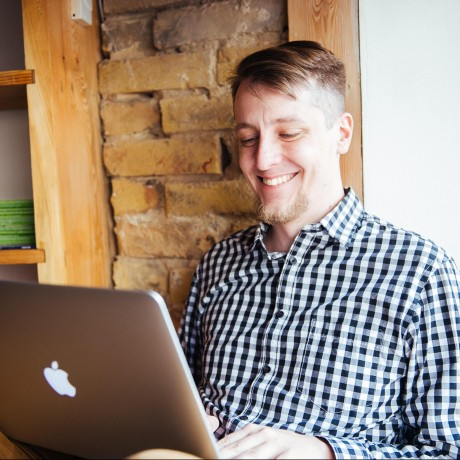
#> input picture assets/portrait-source.jpg, 460 x 460 px
$ python -i render_profile.py   (imports and definitions only)
#> lines starting #> are read from the running program, lines starting #| are printed output that depends on the picture; after the words box and inside, x2 and y2 are one past the last pixel; in counts of white or black regions, pixels touching at a corner belong together
"""Render repository-owned SVG profile assets; only the portrait needs Pillow."""

import argparse
import datetime as dt
import html
from html.parser import HTMLParser
import json
import math
from pathlib import Path
import urllib.request

ROOT = Path(__file__).resolve().parents[1]
ASSETS = ROOT / "assets"
INK, PANEL, LINE = "#0d141b", "#121e28", "#293b48"
WHITE, MUTED, LIME, CYAN = "#edf3ee", "#95aab5", "#ccfa73", "#76d9e3"
FONT = "ui-monospace,SFMono-Regular,Menlo,Consolas,monospace"


def text(x, y, value, size=16, color=WHITE, extra=""):
    return f'<text x="{x}" y="{y}" fill="{color}" font-size="{size}" {extra}>{html.escape(value)}</text>'


# [13 lines left out: function svg, not called in this run]


def write(name, content):
    (ASSETS / name).write_text(content, encoding="utf-8")


def portrait_rows(source):
#> called with source = '../assets/portrait-source.jpg'
    from PIL import Image, ImageDraw, ImageOps

    with Image.open(source) as image:
#> image is the input picture: PIL image 460x460 RGB; mean R, G, B 152.5, 135.1, 121.1
        image = ImageOps.exif_transpose(image).convert("L")
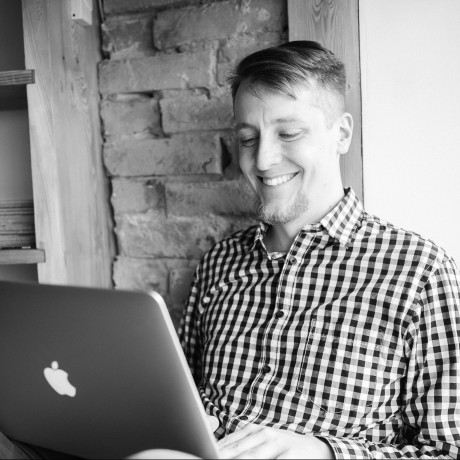
#> image: PIL image 460x460 L; min 1, max 255, mean 138.7
        w, h = image.size
#> w = 460; h = 460
        # A hand-traced silhouette for this particular avatar, not a general
        # background-removal algorithm. Update the trace when replacing it.
        mask = Image.new("L",image.size)
#> mask: PIL image 460x460 L; every value is 0
        outline = [(235,45),(287,36),(334,48),(351,80),(354,132),(344,163),
                   (343,198),(386,225),(423,268),(438,331),(180,331),
                   (185,290),(214,237),(233,217),(252,211),(247,196),
                   (235,178),(226,151),(229,125),(228,95)]
        ImageDraw.Draw(mask).polygon([(round(x*w/460),round(y*h/460)) for x,y in outline],fill=255)
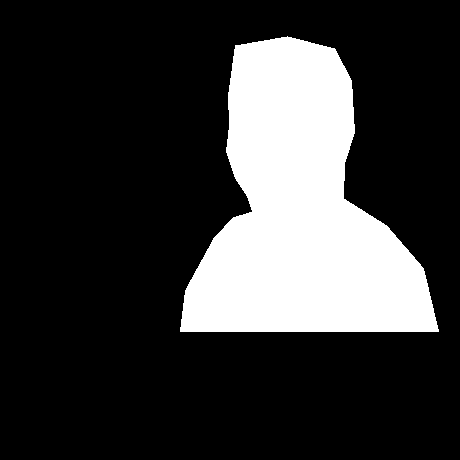
#> mask: PIL image 460x460 L; 21.6% white; 1 white region, box (x1, y1, x2, y2) and area: (180, 36, 439, 332) 45656
        crop = (round(w*.37),round(h*.05),round(w*.97),round(h*.73))
#> crop = (170, 23, 446, 336)
        image = ImageOps.autocontrast(image.crop(crop)).resize((78,58),Image.Resampling.LANCZOS)
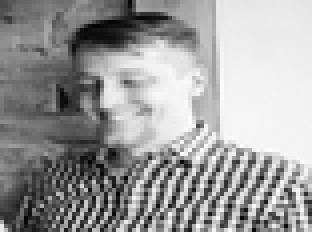
#> image: PIL image 78x58 L (shown 4 times larger); min 0, max 255, mean 155.8
        mask = mask.crop(crop).resize((78,58),Image.Resampling.NEAREST)
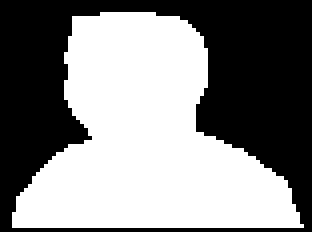
#> mask: PIL image 78x58 L (shown 4 times larger); 52.3% white; 1 black region, box (x1, y1, x2, y2) and area: (0, 0, 78, 58) 2159
        ramp = " .,:;irsXA253hMHGS#9B&@"
        return ["".join(ramp[min(len(ramp)-1, round((image.getpixel((x, y))/255)**.85*(len(ramp)-1)))] if mask.getpixel((x,y)) else " " for x in range(78)) for y in range(58)]


# [28 lines left out: functions portrait, identity, console, not called in this run]


class Calendar(HTMLParser):
    def __init__(self):
        super().__init__()
        self.days = {}

    # [56 lines left out: functions handle_starttag, fetch_activity, activity, main, not called in this run]


# [2 lines not run here, left out]

>>> result = portrait_rows('../assets/portrait-source.jpg')
#> result = 58 items
